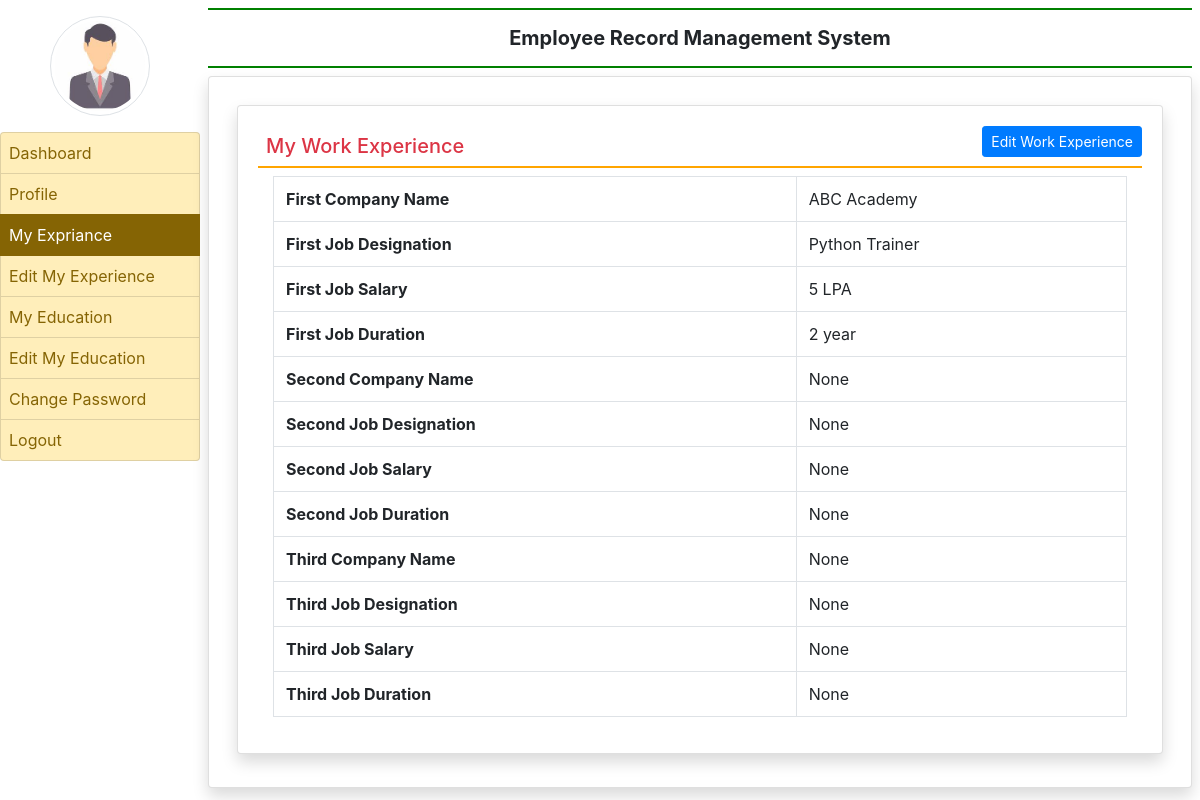
Screenshot of /myexperience/ (signed in) with the database file from the repository.
### employee/models.py (models this page shows, shortened)
class EmployeeExperiance(models.Model):
    user= models.ForeignKey(User,on_delete=models.CASCADE)
    company1name = models.CharField(max_length=100,null=True)
    company1designation = models.CharField(max_length=200,null=True )
    company1salary = models.CharField(max_length=20,null=True)
    company1duration = models.CharField(max_length=20,null=True)
    company2name = models.CharField(max_length=100,null=True)
    company2designation = models.CharField(max_length=200,null=True )
    company2salary = models.CharField(max_length=20,null=True)
    company2duration = models.CharField(max_length=20,null=True)
    company3name = models.CharField(max_length=100,null=True)
    company3designation = models.CharField(max_length=200,null=True )
    company3salary = models.CharField(max_length=20,null=True)
    company3duration = models.CharField(max_length=20,null=True)

### employee/views.py (the view)
# urls.py: path('myexperience/', myexperience,name='myexperience'),
def myexperience(request):
    if not request.user.is_authenticated:
        return redirect('emplogin')
    user = request.user
    experience = EmployeeExperiance.objects.get(user=user)
    return render(request,'myexperience.html',locals())

### templates/myexperience.html
{% extends 'emp_base.html' %}
{% block main %}
<div class="card shadow m-2">
    <div class="card-body">
        <a href="{% url 'edit_myexperience' %}" class="btn btn-primary float-right btn-sm">Edit Work Experience</a>
        <h5 class="p-2 text-danger" style="border-bottom :2px solid orange">My Work Experience</h5>
        <div class="container-fluid">
            <table class="table table-bordered">
                <tr>
                    <th>First Company Name</th>
                    <td>{{experience.company1name}}</td>
                </tr>
                <tr>
                    <th>First Job Designation</th>
                    <td>{{experience.company1designation}}</td>
                </tr>
                <tr>
                    <th>First Job Salary</th>
                    <td>{{experience.company1salary}}</td>
                </tr>
                <tr>
                    <th>First Job Duration</th>
                    <td>{{experience.company1duration}}</td>
                </tr>
                <tr>
                    <th>Second Company Name</th>
                    <td>{{experience.company2name}}</td>
                </tr>
                <tr>
                    <th>Second Job Designation</th>
                    <td>{{experience.company2designation}}</td>
                </tr>
                <tr>
                    <th>Second Job Salary</th>
                    <td>{{experience.company2salary}}</td>
                </tr>
                <tr>
                    <th>Second Job Duration</th>
                    <td>{{experience.company2duration}}</td>
                </tr>
                <tr>
                    <th>Third Company Name</th>
                    <td>{{experience.company3name}}</td>
                </tr>
                <tr>
                    <th>Third Job Designation</th>
                    <td>{{experience.company3designation}}</td>
                </tr>
                <tr>
                    <th>Third Job Salary</th>
                    <td>{{experience.company3salary}}</td>
                </tr>
                <tr>
                    <th>Third Job Duration</th>
                    <td>{{experience.company3duration}}</td>
                </tr>
            </table>
        </div>
    </div>
</div>
{% endblock %}

### rows the page displays
EmployeeExperiance: company1name "ABC Academy", company1designation "Python Trainer", company1salary "5 LPA", company1duration "2 year", company2name "None", company2designation "None", company2salary "None", company2duration "None", company3name "None", company3designation "None", company3salary "None", company3duration "None"
